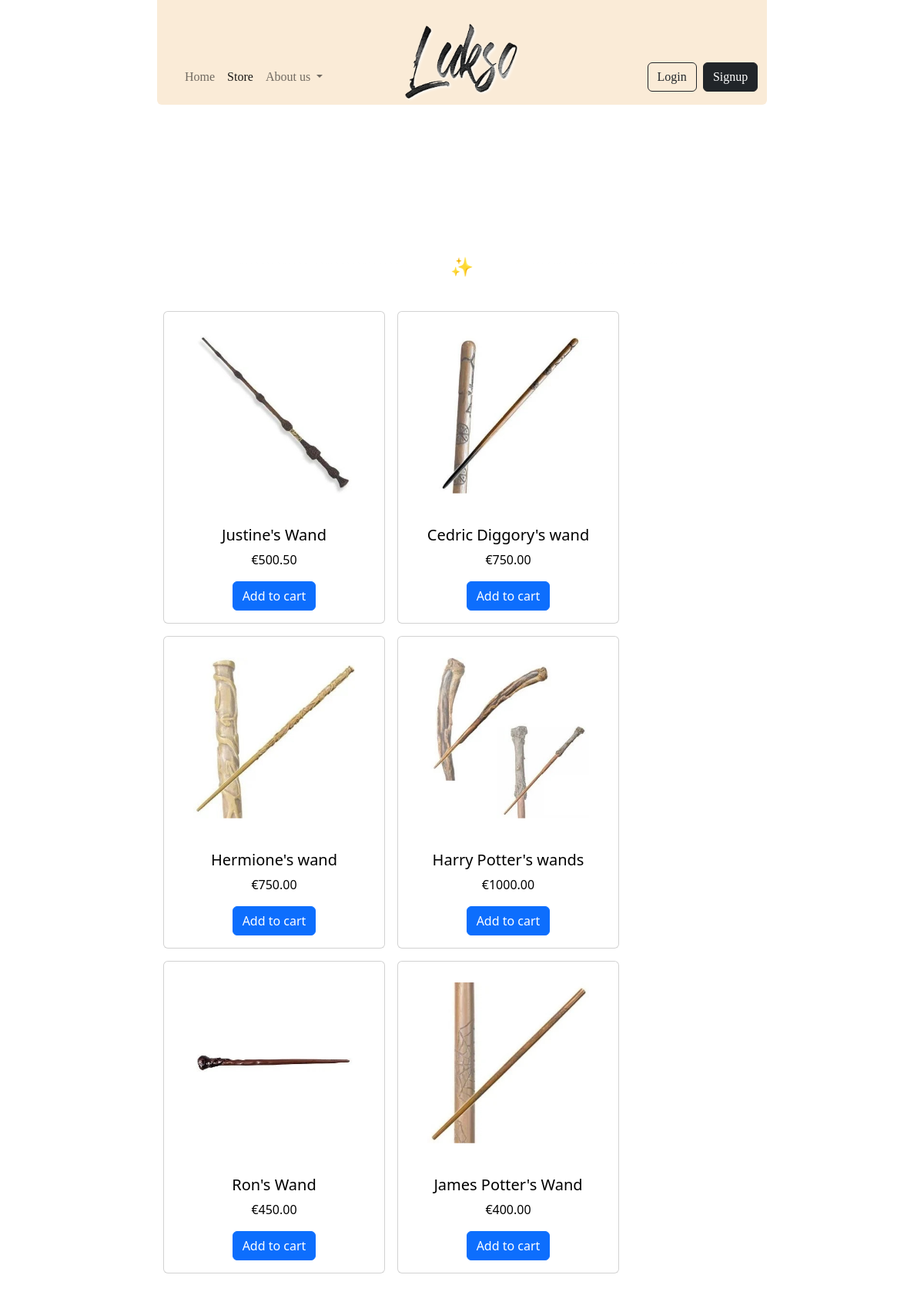
Page /index.php/store on the committed database.
### tables this page shows
CREATE TABLE `items` (
  `id` bigint(20) NOT NULL,
  `name` varchar(30) NOT NULL,
  `price` double(8,2) NOT NULL,
  `image` varchar(255) DEFAULT NULL,
  `short_description` varchar(255) NOT NULL,
  `description` varchar(255) NOT NULL,
  `date_created` timestamp NOT NULL DEFAULT current_timestamp(),
  `is_active` tinyint(1) NOT NULL
);

### application/controllers/Store.php (called while the page is built, shortened)
<?php
class Store extends CI_Controller
{
    public function __construct()
    {
        $this->load->helper(array('form', 'url'));
        $this->load->library(array('form_validation', 'session'));
        $this->load->model(array('store_model', 'login_model'));
    }
    public function index()
    {
        $data['title'] = "Store | Lukso";
        $data['active'] = "store";
        $this->load->view('include/header_view', $data);
        $this->load->view('include/navbar_view', $data);
        $data['items'] = $this->store_model->getItems();
        $this->load->view('items_view', $data);
    }
}

### index.php (called while the page is built, shortened)
<?php
require_once BASEPATH.'core/CodeIgniter.php';

### application/models/Store_model.php (called while the page is built, shortened)
<?php
class Store_model extends CI_Model
{
    public function getItems()
    {
        $where = array('is_active' => 1);
        return $this->db->get_where('items', $where)->result();
    }
}

### application/views/items_view.php (the view, shortened to what this page needs)
<link rel="stylesheet" href="<?= base_url('assets/css/home.css'); ?>">
<div class="body_container">
    <div class="row">
        <div class="display-3 font-weight-bold col-md best-sellers rounded" id="best-sellers">
        </div>
    </div>
    <div class="divider"><span></span><span>✨</span><span></span></div>
    <div class="row">
        <?php if ($items) : ?>
            <?php foreach ($items as $item) : ?>
                <div class="card text-black mb-3 col-md-3 item mx-2" style="width: 18rem;">
                    <a href="<?php echo base_url('Store/lookItem/') . $item->id; ?>">
                        <img class="card-img-top" src="<?php echo base_url('uploads/images/') . $item->image; ?>" alt="Card image cap">
                    </a>
                    <div class="card-body">
                        <h5 class="card-title"><?php echo $item->name; ?></h5>
                        <p class="card-text">€<?php echo $item->price; ?> </p>
                        <a href="<?php echo base_url('Store/addToCart/') . $item->id; ?>" class="btn btn-primary">Add to cart</a>
                    </div>
                </div>
            <?php endforeach; ?>
        <?php endif; ?>
    </div>
</div>

### application/views/include/header_view.php (shortened to what this page needs)
<!DOCTYPE html>
<html lang="en">
<head>
    <link href="https://cdn.jsdelivr.net/npm/bootstrap@5.2.1/dist/css/bootstrap.min.css" rel="stylesheet">
    <link rel=" stylesheet" href="<?= base_url('assets/css/head.css'); ?>">
</head>
<body>

### application/views/include/navbar_view.php (shortened to what this page needs)
<link rel="stylesheet" href="<?= base_url('assets/css/navbar.css'); ?>">
<nav class="navbar navbar-expand-lg navbar navbar-light sticky-top rounded-bottom">
    <div class="container-fluid">
        <a class="navbar-brand font-weight-bold " href="<?= base_url(''); ?>">
            <img src="<?= base_url('assets/home/lukso_logo_invert.png'); ?>" class="img-fluid" alt="Responsive image">
        </a>
        <div class="collapse navbar-collapse" id="navbarSupportedContent">
            <ul class="navbar-nav me-auto mb-2 mb-lg-0">
                <li class="nav-item">
                    <a class="nav-link <?php if ($active == "home") echo "active" ?>" aria-current="page" href="<?= base_url(''); ?>">Home</a>
                </li>
                <li class="nav-item">
                    <a class="nav-link <?php if ($active == "store") echo "active" ?>" href="<?= base_url('store'); ?>">Store</a>
                </li>
                <li class="nav-item dropdown">
                    <a class="nav-link dropdown-toggle <?php if ($active == "about_us") echo "active" ?>" href="#" id="navbarDropdown" role="button" data-bs-toggle="dropdown" aria-expanded="false">
                        About us
                    </a>
                </li>
            </ul>
            <div class="d-flex">
                <?php if (!($this->session->userdata('email'))) : ?>
                    <a class="btn-nav btn btn-outline-dark" href="<?= base_url('login'); ?>" type="" style>Login</a>
                    <a class="btn-nav btn btn-dark" href="<?= base_url('signup'); ?>" type="">Signup</a>
                <?php endif; ?>
            </div>
        </div>
    </div>
</nav>

### assets/css/head.css (style rules this page uses)
body { background-image: url("../home/xmass-hogwarts.png"); background-size: cover; background-repeat: no-repeat; background-position: center center; background-attachment: fixed; overflow-x: hidden; }
.body_container { text-align: center; padding-right: 18%; padding-left: 18%; padding-top: 3%; padding-bottom: 3%; height: 100%; color: white; overflow-x: hidden; }

### assets/css/navbar.css (style rules this page uses)
@media (min-width:960px) { .navbar { padding: 1rem; padding-top: 5rem; backdrop-filter: blur(5px); font-family: 'Times New Roman', Times, serif; background-color: antiquewhite; margin-left: 17%; margin-right: 17%; } }
.navbar-brand { position: absolute; left: 50%; display: block; transform: translateX(-50%); max-width: 150px; min-width: 100px; margin-top: -3%; }
.btn-nav { margin-left: 6%; }
.divider { display: table; font-size: 24px; text-align: center; width: 75%; margin: 40px auto; }
.divider span { display: table-cell; position: relative; }
.divider span:first-child, .divider span:last-child { width: 50%; top: 13px; -moz-background-size: 100% 2px; background-size: 100% 2px; background-position: 0 0, 0 100%; background-repeat: no-repeat; }
.divider span:first-child { background-image: -webkit-gradient(linear, 0 0, 0 100%, from(transparent), to(#fff)); background-image: -webkit-linear-gradient(180deg, transparent, #fff); background-image: -moz-linear-gradient(180deg, transparent, #fff); background-image: -o-linear-gradient(180deg, transparent, #fff); background-image: linear-gradient(90deg, transparent, #fff); }
.divider span:nth-child(2) { color: #fff; padding: 0px 50px; width: auto; white-space: nowrap; }
.divider span:last-child { background-image: -webkit-gradient(linear, 0 0, 0 100%, from(#fff), to(transparent)); background-image: -webkit-linear-gradient(180deg, #fff, transparent); background-image: -moz-linear-gradient(180deg, #fff, transparent); background-image: -o-linear-gradient(180deg, #fff, transparent); background-image: linear-gradient(90deg, #fff, transparent); }

### assets/css/home.css (style rules this page uses)
.card-img-top { padding: 10%; }
.best-sellers { margin-bottom: 5%; font-family: 'Times New Roman', Times, serif; }

### rows in the picture
items: image (picture), name "Justine's Wand", price "500.50"
items: image (picture), name "Cedric Diggory's wand", price "750.00"
items: image (picture), name "Hermione's wand", price "750.00"
items: image (picture), name "Harry Potter's wands", price "1000.00"
items: image (picture), name "Ron's Wand", price "450.00"
items: image (picture), name "James Potter's Wand", price "400.00"
